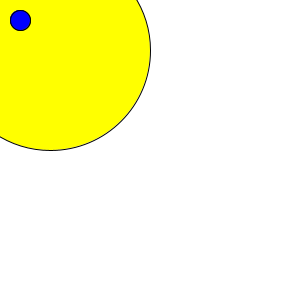
Frame 1 (no input)
Frame 60 (the mouse pressed at the canvas centre just before this capture): identical to frame 1, image omitted
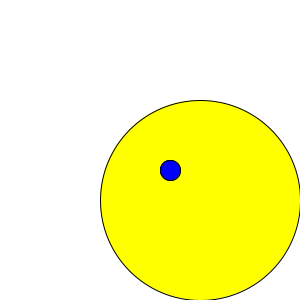
Frame 120 (the mouse held since frame 60 and released just before this capture)

The Processing sketch that drew these frames (run headless with seeded random() and noise(); from frame 60 on, the mouse is pressed at the canvas centre):

// Processing sketch: processing_106933
// ── processing_106933.pde

int counter;
 
void setup() {  //setup function called initially, only once
  size(300, 300);
  background(255);  //set background white
}
 
void draw() {  //draw function loops 
 
    background(255);
 
    fill(255,255,0);
 
    ellipse(mouseX+50,mouseY+50,200,200);
 
    // eyes
    fill(0,0,255);
    ellipse(20+mouseX,20+mouseY,20,20);
    ellipse(20+mouseX,20+mouseY,20,20);
 
 
}
